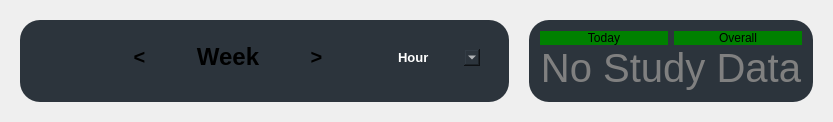
         <widget class="QWidget" name="reportsPage">
          <layout class="QVBoxLayout" name="verticalLayout_16" stretch="5">
           <property name="spacing">
            <number>20</number>
           </property>
           <property name="leftMargin">
            <number>20</number>
           </property>
           <property name="topMargin">
            <number>20</number>
           </property>
           <property name="rightMargin">
            <number>20</number>
           </property>
           <property name="bottomMargin">
            <number>20</number>
           </property>
           <item>
            <widget class="QWidget" name="widget_5" native="true">
             <property name="styleSheet">
              <string notr="true"/>
             </property>
             <layout class="QHBoxLayout" name="horizontalLayout_9" stretch="5,3">
              <property name="spacing">
               <number>20</number>
              </property>
              <property name="leftMargin">
               <number>0</number>
              </property>
              <property name="topMargin">
               <number>0</number>
              </property>
              <property name="rightMargin">
               <number>0</number>
              </property>
              <property name="bottomMargin">
               <number>0</number>
              </property>
              <item>
               <widget class="QWidget" name="barsWidget" native="true">
                <property name="styleSheet">
                 <string notr="true">background-color: rgb(44, 52, 60);
border-radius: 20px;

</string>
                </property>
                <layout class="QVBoxLayout" name="verticalLayout_15" stretch="0,5">
                 <property name="spacing">
                  <number>0</number>
                 </property>
                 <property name="leftMargin">
                  <number>11</number>
                 </property>
                 <property name="topMargin">
                  <number>11</number>
                 </property>
                 <property name="rightMargin">
                  <number>11</number>
                 </property>
                 <property name="bottomMargin">
                  <number>11</number>
                 </property>
                 <item>
                  <widget class="QFrame" name="frame_8">
                   <property name="frameShape">
                    <enum>QFrame::StyledPanel</enum>
                   </property>
                   <property name="frameShadow">
                    <enum>QFrame::Raised</enum>
                   </property>
                   <layout class="QHBoxLayout" name="horizontalLayout_8">
                    <property name="bottomMargin">
                     <number>0</number>
                    </property>
                    <item alignment="Qt::AlignLeft">
                     <widget class="QFrame" name="frame_10">
                      <property name="styleSheet">
                       <string notr="true"/>
                      </property>
                      <property name="frameShape">
                       <enum>QFrame::StyledPanel</enum>
                      </property>
                      <property name="frameShadow">
                       <enum>QFrame::Raised</enum>
                      </property>
                      <layout class="QHBoxLayout" name="horizontalLayout_11">
                       <property name="leftMargin">
                        <number>0</number>
                       </property>
                       <property name="topMargin">
                        <number>0</number>
                       </property>
                       <property name="rightMargin">
                        <number>0</number>
                       </property>
                       <property name="bottomMargin">
                        <number>0</number>
                       </property>
                       <item>
                        <widget class="QPushButton" name="saveBarChartButton">
                         <property name="text">
                          <string/>
                         </property>
                         <property name="icon">
                          <iconset resource="../resources_from_qt.qrc">
                           <normaloff>:/newPrefix/images/icons/save.png</normaloff>:/newPrefix/images/icons/save.png</iconset>
                         </property>
                        </widget>
                       </item>
                      </layout>
                     </widget>
                    </item>
                    <item alignment="Qt::AlignHCenter">
                     <widget class="QFrame" name="weekFrame">
                      <property name="minimumSize">
                       <size>
                        <width>300</width>
                        <height>0</height>
                       </size>
                      </property>
                      <property name="maximumSize">
                       <size>
                        <width>16777215</width>
                        <height>16777215</height>
                       </size>
                      </property>
                      <property name="frameShape">
                       <enum>QFrame::StyledPanel</enum>
                      </property>
                      <property name="frameShadow">
                       <enum>QFrame::Raised</enum>
                      </property>
                      <layout class="QHBoxLayout" name="horizontalLayout_10" stretch="1,0,1">
                       <property name="leftMargin">
                        <number>11</number>
                       </property>
                       <property name="topMargin">
                        <number>0</number>
                       </property>
                       <property name="rightMargin">
                        <number>11</number>
                       </property>
                       <property name="bottomMargin">
                        <number>0</number>
                       </property>
                       <item>
                        <widget class="QPushButton" name="leftWeekButton">
                         <property name="font">
                          <font>
                           <pointsize>15</pointsize>
                           <weight>75</weight>
                           <bold>true</bold>
                          </font>
                         </property>
                         <property name="styleSheet">
                          <string notr="true"/>
                         </property>
                         <property name="text">
                          <string>&lt;</string>
                         </property>
                        </widget>
                       </item>
                       <item>
                        <widget class="QPushButton" name="TabButton">
                         <property name="font">
                          <font>
                           <pointsize>18</pointsize>
                           <weight>75</weight>
                           <bold>true</bold>
                          </font>
                         </property>
                         <property name="styleSheet">
                          <string notr="true"/>
                         </property>
                         <property name="text">
                          <string>Week</string>
                         </property>
                        </widget>
                       </item>
                       <item>
                        <widget class="QPushButton" name="rightWeekButton">
                         <property name="font">
                          <font>
                           <pointsize>15</pointsize>
                           <weight>75</weight>
                           <bold>true</bold>
                          </font>
                         </property>
                         <property name="styleSheet">
                          <string notr="true"/>
                         </property>
                         <property name="text">
                          <string>&gt;</string>
                         </property>
                        </widget>
                       </item>
                      </layout>
                     </widget>
                    </item>
                    <item alignment="Qt::AlignRight">
                     <widget class="QFrame" name="frame_11">
                      <property name="frameShape">
                       <enum>QFrame::StyledPanel</enum>
                      </property>
                      <property name="frameShadow">
                       <enum>QFrame::Raised</enum>
                      </property>
                      <layout class="QHBoxLayout" name="horizontalLayout_12">
                       <item>
                        <widget class="QComboBox" name="barComboBox">
                         <property name="font">
                          <font>
                           <pointsize>10</pointsize>
                           <weight>75</weight>
                           <bold>true</bold>
                          </font>
                         </property>
                         <property name="styleSheet">
                          <string notr="true">color:white</string>
                         </property>
                         <item>
                          <property name="text">
                           <string>Hour</string>
                          </property>
                         </item>
                         <item>
                          <property name="text">
                           <string>Percentage</string>
                          </property>
                         </item>
                        </widget>
                       </item>
                      </layout>
                     </widget>
                    </item>
                   </layout>
                  </widget>
                 </item>
                 <item>
                  <widget class="QWidget" name="barChartWidget" native="true">
                   <layout class="QVBoxLayout" name="verticalLayout_17">
                    <property name="topMargin">
                     <number>0</number>
                    </property>
                   </layout>
                  </widget>
                 </item>
                </layout>
               </widget>
              </item>
              <item>
               <widget class="QWidget" name="pieChartWidget" native="true">
                <property name="styleSheet">
                 <string notr="true">background-color: rgb(44, 52, 60);
border-radius: 20px</string>
                </property>
                <layout class="QVBoxLayout" name="verticalLayout_14" stretch="0,0">
                 <property name="spacing">
                  <number>0</number>
                 </property>
                 <property name="leftMargin">
                  <number>11</number>
                 </property>
                 <property name="topMargin">
                  <number>11</number>
                 </property>
                 <property name="rightMargin">
                  <number>11</number>
                 </property>
                 <property name="bottomMargin">
                  <number>11</number>
                 </property>
                 <item>
                  <widget class="QWidget" name="widget_9" native="true">
                   <property name="maximumSize">
                    <size>
                     <width>16777215</width>
                     <height>30</height>
                    </size>
                   </property>
                   <property name="styleSheet">
                    <string notr="true">QPushButton{
background-color: green;
}</string>
                   </property>
                   <layout class="QHBoxLayout" name="horizontalLayout_17">
                    <property name="leftMargin">
                     <number>0</number>
                    </property>
                    <property name="topMargin">
                     <number>0</number>
                    </property>
                    <property name="rightMargin">
                     <number>0</number>
                    </property>
                    <property name="bottomMargin">
                     <number>0</number>
                    </property>
                    <item>
                     <widget class="QPushButton" name="todayButton">
                      <property name="text">
                       <string>Today</string>
                      </property>
                     </widget>
                    </item>
                    <item>
                     <widget class="QPushButton" name="overAllButton">
                      <property name="text">
                       <string>Overall</string>
                      </property>
                     </widget>
                    </item>
                   </layout>
                  </widget>
                 </item>
                 <item>
                  <widget class="QWidget" name="pieChartWidget2" native="true">
                   <layout class="QHBoxLayout" name="horizontalLayout_18">
                    <property name="leftMargin">
                     <number>0</number>
                    </property>
                    <property name="topMargin">
                     <number>0</number>
                    </property>
                    <property name="rightMargin">
                     <number>0</number>
                    </property>
                    <property name="bottomMargin">
                     <number>0</number>
                    </property>
                    <item>
                     <widget class="QLabel" name="noStudyLabel">
                      <property name="styleSheet">
                       <string notr="true">font: 87 8pt &quot;Segoe UI Black&quot;;
color : gray;
font-size: 40px;
</string>
                      </property>
                      <property name="text">
                       <string>No Study Data</string>
                      </property>
                      <property name="alignment">
                       <set>Qt::AlignCenter</set>
                      </property>
                     </widget>
                    </item>
                   </layout>
                  </widget>
                 </item>
                </layout>
               </widget>
              </item>
             </layout>
            </widget>
           </item>
          </layout>
         </widget>
